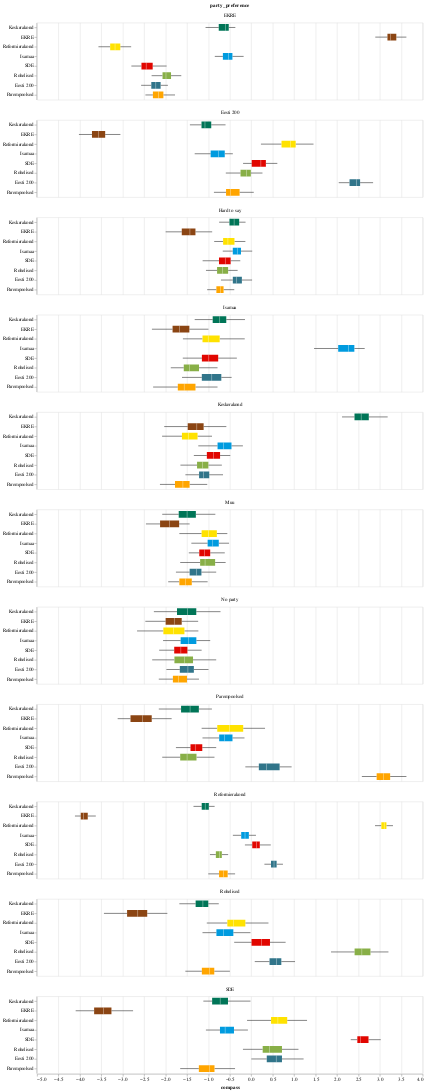

The notebook cell saved with this chart:
### Code cell
fdf = get_filtered_data(full_df, data_meta, **args)
#wdf = wrangle_data(fdf, **args, **get_plot_meta(args['plot']))
#fdf['data'].sample(5)
create_plot(fdf,data_meta,alt_properties={'width':800},**args)

### Figure 1 — Vega-Lite specification as saved in the notebook (floating-point values rounded to 4 significant figures; data arrays with more than 128 entries replaced by an {"elided": "..."} marker saying what was removed)
{"config": {"view": {"continuousWidth": 300, "continuousHeight": 300}}, "data": {"name": "data-5e5db26901ccb09f4b9f332dde88bc8f"}, "facet": {"field": "party_preference", "type": "nominal"}, "spec": {"mark": {"type": "boxplot", "clip": true, "outliers": false}, "encoding": {"color": {"field": "question", "legend": null, "scale": {"domain": ["EKRE", "Eesti 200", "Isamaa", "Keskerakond", "Reformierakond", "Rohelised", "SDE", "Parempoolsed", "No party", "Hard to say", "Other"], "range": ["#8B4513", "#31758A", "#009BDF", "#007557", "#FFE200", "#88AF47", "#E10600", "orange", "grey", "lightgrey", "lightgrey"]}, "type": "nominal"}, "x": {"field": "compass", "title": "compass", "type": "quantitative"}, "y": {"field": "question", "sort": ["Keskerakond", "EKRE", "Reformierakond", "Isamaa", "SDE", "Rohelised", "Eesti 200", "Parempoolsed"], "title": null, "type": "nominal"}}, "width": 800}, "columns": 1, "$schema": "https://vega.github.io/schema/vega-lite/v5.15.1.json", "datasets": {"data-5e5db26901ccb09f4b9f332dde88bc8f": {"elided": "4400 records"}}}
